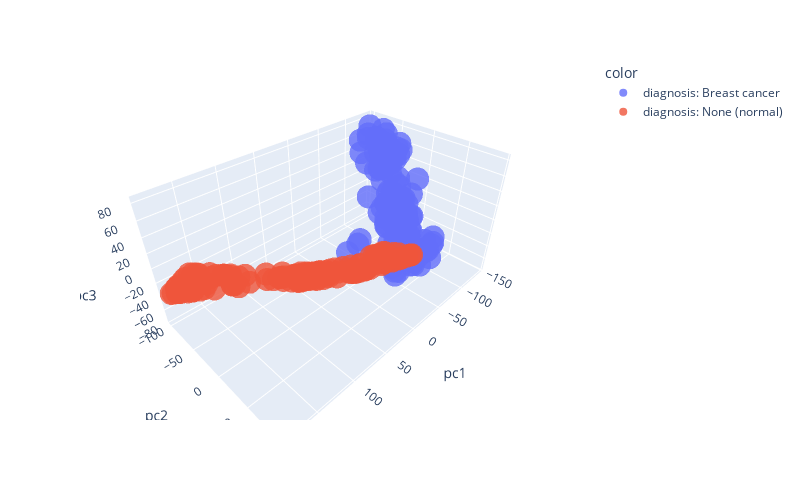

Notebook code for this chart:
### Code cell
import plotly.express as px 

figure = px.scatter_3d(
    pd.DataFrame(new_data, columns = ['pc1', 'pc2', 'pc3']),
    color = labels,
    labels = labels,  
    x = 'pc1',
    y = 'pc2',
    z = 'pc3',
    opacity = 0.8,
    width = 800,
    height = 500)

figure.update_layout(coloraxis_showscale = False, showlegend = True)

figure.show() 
figure.write_image("./output_plots/pca-plot.png")

### Figure 1 — Plotly figure (JSON) as saved in the notebook; plotly's stock layout.template omitted (floating-point values rounded to 4 significant figures; data arrays with more than 128 entries replaced by an {"elided": "..."} marker saying what was removed)
{"data": [{"hovertemplate": "color=diagnosis: Breast cancer<br>pc1=%{x}<br>pc2=%{y}<br>pc3=%{z}<extra></extra>", "legendgroup": "diagnosis: Breast cancer", "marker": {"color": "#636efa", "opacity": 0.8, "symbol": "circle"}, "mode": "markers", "name": "diagnosis: Breast cancer", "scene": "scene", "showlegend": true, "type": "scatter3d", "x": {"elided": "130 float values"}, "y": {"elided": "130 float values"}, "z": {"elided": "130 float values"}}, {"hovertemplate": "color=diagnosis: None (normal)<br>pc1=%{x}<br>pc2=%{y}<br>pc3=%{z}<extra></extra>", "legendgroup": "diagnosis: None (normal)", "marker": {"color": "#EF553B", "opacity": 0.8, "symbol": "circle"}, "mode": "markers", "name": "diagnosis: None (normal)", "scene": "scene", "showlegend": true, "type": "scatter3d", "x": {"elided": "130 float values"}, "y": {"elided": "130 float values"}, "z": {"elided": "130 float values"}}], "layout": {"coloraxis": {"showscale": false}, "height": 500, "legend": {"title": {"text": "color"}, "tracegroupgap": 0}, "margin": {"t": 60}, "scene": {"domain": {"x": [0, 1], "y": [0, 1]}, "xaxis": {"title": {"text": "pc1"}}, "yaxis": {"title": {"text": "pc2"}}, "zaxis": {"title": {"text": "pc3"}}}, "showlegend": true, "width": 800}}
